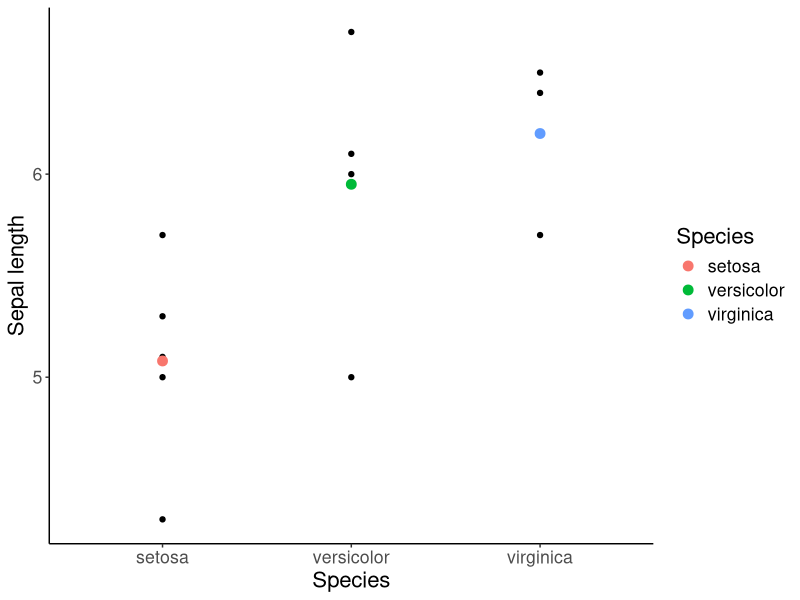
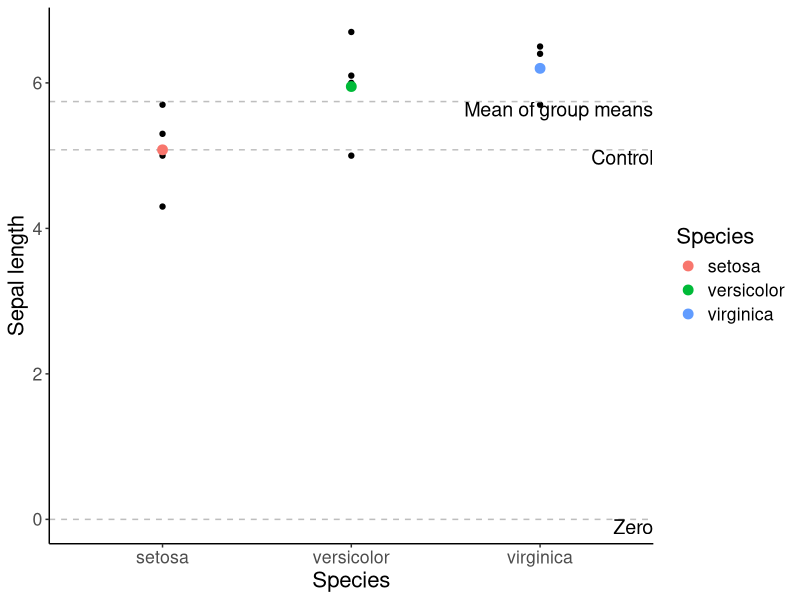

Source code (R) for these figures, in order: (Note: this script raises an error after producing the figures.)
## ---- chunk 1
library(ggplot2)
library(plyr)
font.size <- 16
## ---- chunk 2
iris.sub <- iris[sample(x = 1:nrow(iris), size = 12), ]
model.matrix( ~ -1 + iris.sub$Species)
iris.means <- ddply(iris.sub, .(Species), summarise, Sepal.Length = mean(Sepal.Length))
## ---- chunk 3
dummy <- summary(lm(iris.sub$Sepal.Length ~ -1 + iris.sub$Species))
dummy$coefficients
iris.fig <- ggplot(iris.sub, aes(x = Species, y = Sepal.Length)) + geom_point() +
  geom_point(data = iris.means, aes(x = Species, y = Sepal.Length, col = Species), size = 3) + 
  labs(y = "Sepal length") + theme_classic() + theme(text = element_text(size = font.size))
iris.fig
## ---- chunk 4
contrasts(iris.sub$Species) <- "contr.treatment"
model.matrix(~ iris.sub$Species)
## ---- chunk 5
treatment <- summary(lm(iris.sub$Sepal.Length ~ iris.sub$Species))
treatment$coefficients
## ---- chunk 6
contrasts(iris.sub$Species) <- "contr.helmert"
model.matrix(~ iris.sub$Species)
## ---- chunk 7
helmert <- summary(lm(iris.sub$Sepal.Length ~ iris.sub$Species))
helmert$coefficients
## ---- chunk 8
contrasts(iris.sub$Species) <- "contr.sum"
model.matrix(~ iris.sub$Species)
## ---- chunk 9
sumtozero <- summary(lm(iris.sub$Sepal.Length ~ iris.sub$Species))
sumtozero$coefficients
## ---- chunk 10
baselines <- data.frame(Baseline = c("Mean of group means", "Control", "Zero"), Value = c(mean(iris.means$Sepal.Length), iris.means$Sepal.Length[1], 0))
iris.fig.baselines <- ggplot(iris.sub, aes(x = Species, y = Sepal.Length)) + geom_point() +
  geom_hline(data = baselines, aes(yintercept = Value), col = "gray", linetype = "dashed") +
  geom_text(data = baselines, aes(label = Baseline, x = Inf, y = Value), hjust = 1.0, vjust = 1.0, size = 5) +
  geom_point(data = iris.means, aes(x = Species, y = Sepal.Length, col = Species), size = 3) + 
  labs(y = "Sepal length") + theme_classic() + theme(text = element_text(size = font.size))
iris.fig.baselines
## ---- chunk 11
knitr::include_graphics('perpendicular.png')
